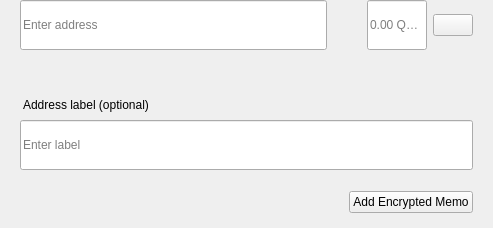
<?xml version="1.0" encoding="UTF-8"?>
<ui version="4.0">
 <class>SendMultiRow</class>
 <widget class="QWidget" name="SendMultiRow">
  <property name="geometry">
   <rect>
    <x>0</x>
    <y>0</y>
    <width>493</width>
    <height>228</height>
   </rect>
  </property>
  <property name="minimumSize">
   <size>
    <width>0</width>
    <height>0</height>
   </size>
  </property>
  <property name="maximumSize">
   <size>
    <width>16777215</width>
    <height>16777215</height>
   </size>
  </property>
  <property name="windowTitle">
   <string>Form</string>
  </property>
  <layout class="QVBoxLayout" name="verticalLayout_3">
   <property name="spacing">
    <number>0</number>
   </property>
   <property name="leftMargin">
    <number>0</number>
   </property>
   <property name="topMargin">
    <number>0</number>
   </property>
   <property name="rightMargin">
    <number>20</number>
   </property>
   <property name="bottomMargin">
    <number>5</number>
   </property>
   <item alignment="Qt::AlignTop">
    <widget class="QWidget" name="widget" native="true">
     <property name="sizePolicy">
      <sizepolicy hsizetype="Expanding" vsizetype="Maximum">
       <horstretch>0</horstretch>
       <verstretch>0</verstretch>
      </sizepolicy>
     </property>
     <property name="minimumSize">
      <size>
       <width>0</width>
       <height>60</height>
      </size>
     </property>
     <property name="maximumSize">
      <size>
       <width>16777215</width>
       <height>85</height>
      </size>
     </property>
     <layout class="QHBoxLayout" name="horizontalLayout" stretch="6,0,2">
      <property name="spacing">
       <number>0</number>
      </property>
      <property name="leftMargin">
       <number>8</number>
      </property>
      <property name="topMargin">
       <number>0</number>
      </property>
      <property name="rightMargin">
       <number>0</number>
      </property>
      <property name="bottomMargin">
       <number>0</number>
      </property>
      <item alignment="Qt::AlignTop">
       <widget class="QStackedWidget" name="stackedAddress">
        <property name="minimumSize">
         <size>
          <width>0</width>
          <height>50</height>
         </size>
        </property>
        <property name="maximumSize">
         <size>
          <width>16777215</width>
          <height>50</height>
         </size>
        </property>
        <property name="currentIndex">
         <number>0</number>
        </property>
        <widget class="QWidget" name="page_4">
         <property name="sizePolicy">
          <sizepolicy hsizetype="Expanding" vsizetype="Preferred">
           <horstretch>0</horstretch>
           <verstretch>0</verstretch>
          </sizepolicy>
         </property>
         <property name="minimumSize">
          <size>
           <width>0</width>
           <height>50</height>
          </size>
         </property>
         <property name="maximumSize">
          <size>
           <width>16777215</width>
           <height>55</height>
          </size>
         </property>
         <layout class="QVBoxLayout" name="verticalLayout_7">
          <property name="spacing">
           <number>0</number>
          </property>
          <property name="leftMargin">
           <number>12</number>
          </property>
          <property name="topMargin">
           <number>0</number>
          </property>
          <property name="rightMargin">
           <number>0</number>
          </property>
          <property name="bottomMargin">
           <number>0</number>
          </property>
          <item>
           <widget class="QLineEdit" name="lineEditAddress">
            <property name="minimumSize">
             <size>
              <width>0</width>
              <height>50</height>
             </size>
            </property>
            <property name="maximumSize">
             <size>
              <width>16777215</width>
              <height>50</height>
             </size>
            </property>
            <property name="placeholderText">
             <string>Enter address</string>
            </property>
           </widget>
          </item>
         </layout>
        </widget>
        <widget class="QWidget" name="page_3"/>
       </widget>
      </item>
      <item>
       <spacer name="horizontalSpacer_3">
        <property name="orientation">
         <enum>Qt::Horizontal</enum>
        </property>
        <property name="sizeType">
         <enum>QSizePolicy::Fixed</enum>
        </property>
        <property name="sizeHint" stdset="0">
         <size>
          <width>40</width>
          <height>20</height>
         </size>
        </property>
       </spacer>
      </item>
      <item>
       <layout class="QHBoxLayout" name="horizontalLayout_2">
        <property name="spacing">
         <number>6</number>
        </property>
        <item alignment="Qt::AlignTop">
         <widget class="QLineEdit" name="lineEditAmount">
          <property name="sizePolicy">
           <sizepolicy hsizetype="Expanding" vsizetype="Preferred">
            <horstretch>0</horstretch>
            <verstretch>0</verstretch>
           </sizepolicy>
          </property>
          <property name="minimumSize">
           <size>
            <width>0</width>
            <height>50</height>
           </size>
          </property>
          <property name="maximumSize">
           <size>
            <width>16777215</width>
            <height>50</height>
           </size>
          </property>
          <property name="maxLength">
           <number>17</number>
          </property>
          <property name="alignment">
           <set>Qt::AlignLeading|Qt::AlignLeft|Qt::AlignVCenter</set>
          </property>
          <property name="placeholderText">
           <string notr="true">0.00 QRAX</string>
          </property>
         </widget>
        </item>
        <item>
         <layout class="QVBoxLayout" name="verticalLayout">
          <property name="topMargin">
           <number>14</number>
          </property>
          <property name="bottomMargin">
           <number>0</number>
          </property>
          <item alignment="Qt::AlignTop">
           <widget class="QPushButton" name="btnMenu">
            <property name="minimumSize">
             <size>
              <width>0</width>
              <height>0</height>
             </size>
            </property>
            <property name="maximumSize">
             <size>
              <width>16777215</width>
              <height>16777215</height>
             </size>
            </property>
            <property name="focusPolicy">
             <enum>Qt::NoFocus</enum>
            </property>
            <property name="text">
             <string/>
            </property>
           </widget>
          </item>
         </layout>
        </item>
       </layout>
      </item>
     </layout>
    </widget>
   </item>
   <item>
    <widget class="QWidget" name="layoutLabel" native="true">
     <property name="minimumSize">
      <size>
       <width>0</width>
       <height>0</height>
      </size>
     </property>
     <property name="maximumSize">
      <size>
       <width>16777215</width>
       <height>16777215</height>
      </size>
     </property>
     <layout class="QVBoxLayout" name="verticalLayout_9">
      <property name="spacing">
       <number>6</number>
      </property>
      <property name="leftMargin">
       <number>20</number>
      </property>
      <property name="topMargin">
       <number>0</number>
      </property>
      <property name="rightMargin">
       <number>0</number>
      </property>
      <property name="bottomMargin">
       <number>10</number>
      </property>
      <item>
       <spacer name="verticalSpacer">
        <property name="orientation">
         <enum>Qt::Vertical</enum>
        </property>
        <property name="sizeType">
         <enum>QSizePolicy::Fixed</enum>
        </property>
        <property name="sizeHint" stdset="0">
         <size>
          <width>20</width>
          <height>20</height>
         </size>
        </property>
       </spacer>
      </item>
      <item>
       <widget class="QLabel" name="labelSubtitleDescription">
        <property name="styleSheet">
         <string notr="true">margin-bottom:2px;
margin-left:0.05px;
padding:0px;</string>
        </property>
        <property name="text">
         <string>Address label (optional)</string>
        </property>
       </widget>
      </item>
      <item>
       <widget class="QLineEdit" name="lineEditDescription">
        <property name="minimumSize">
         <size>
          <width>0</width>
          <height>50</height>
         </size>
        </property>
        <property name="maximumSize">
         <size>
          <width>16777215</width>
          <height>50</height>
         </size>
        </property>
        <property name="placeholderText">
         <string>Enter label</string>
        </property>
       </widget>
      </item>
      <item>
       <spacer name="verticalSpacer_2">
        <property name="orientation">
         <enum>Qt::Vertical</enum>
        </property>
        <property name="sizeType">
         <enum>QSizePolicy::Fixed</enum>
        </property>
        <property name="sizeHint" stdset="0">
         <size>
          <width>20</width>
          <height>15</height>
         </size>
        </property>
       </spacer>
      </item>
      <item>
       <widget class="QWidget" name="containerMemo" native="true">
        <layout class="QHBoxLayout" name="horizontalLayout_5">
         <property name="leftMargin">
          <number>0</number>
         </property>
         <property name="topMargin">
          <number>0</number>
         </property>
         <property name="rightMargin">
          <number>0</number>
         </property>
         <property name="bottomMargin">
          <number>0</number>
         </property>
         <item>
          <spacer name="horizontalSpacer">
           <property name="orientation">
            <enum>Qt::Horizontal</enum>
           </property>
           <property name="sizeHint" stdset="0">
            <size>
             <width>40</width>
             <height>20</height>
            </size>
           </property>
          </spacer>
         </item>
         <item>
          <widget class="QPushButton" name="btnAddMemo">
           <property name="text">
            <string notr="true">Add Encrypted Memo</string>
           </property>
          </widget>
         </item>
        </layout>
       </widget>
      </item>
     </layout>
    </widget>
   </item>
  </layout>
 </widget>
 <tabstops>
  <tabstop>lineEditAddress</tabstop>
  <tabstop>lineEditAmount</tabstop>
  <tabstop>lineEditDescription</tabstop>
  <tabstop>btnAddMemo</tabstop>
 </tabstops>
 <resources/>
 <connections/>
</ui>
